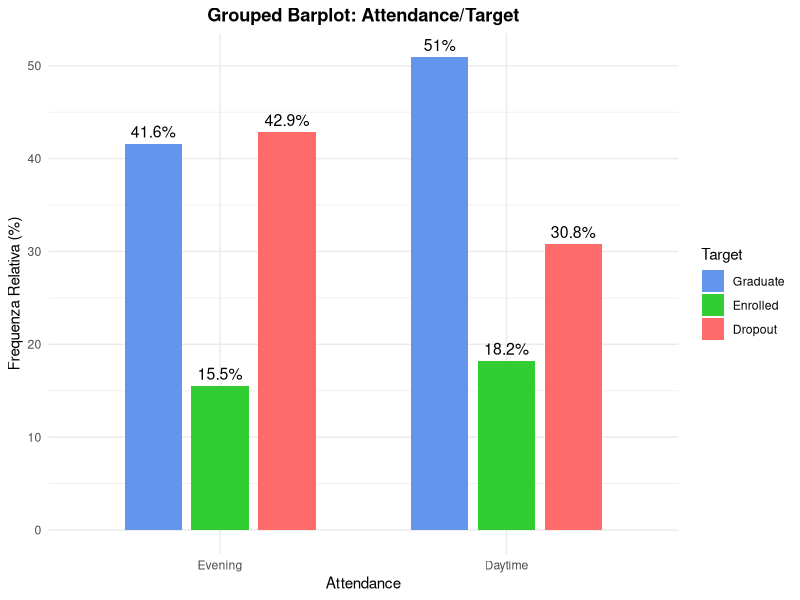
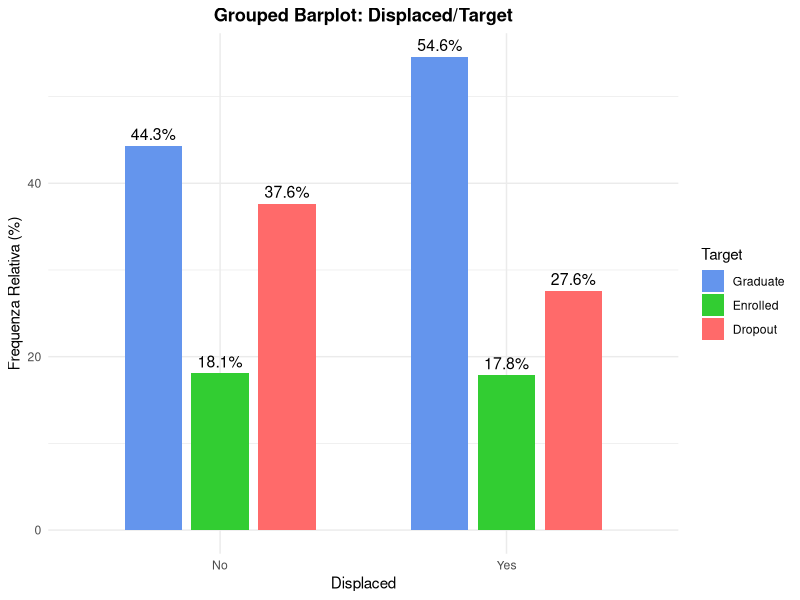
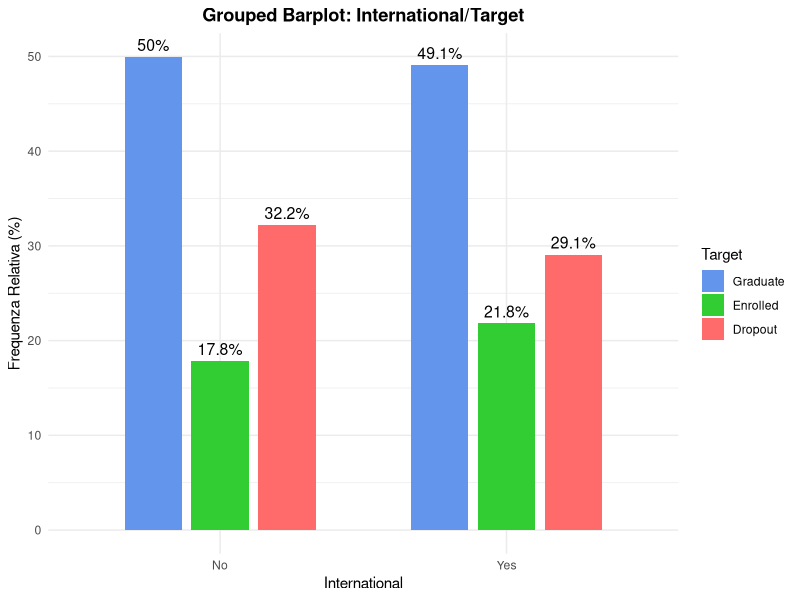
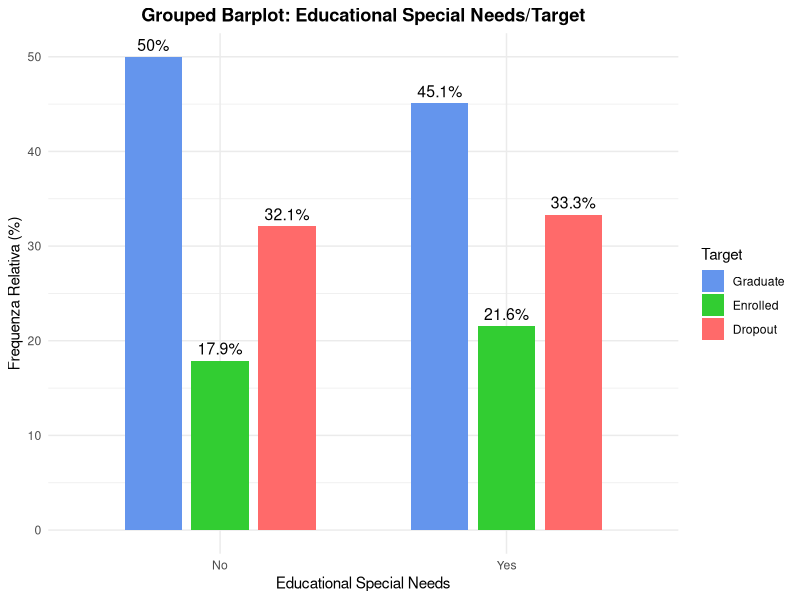
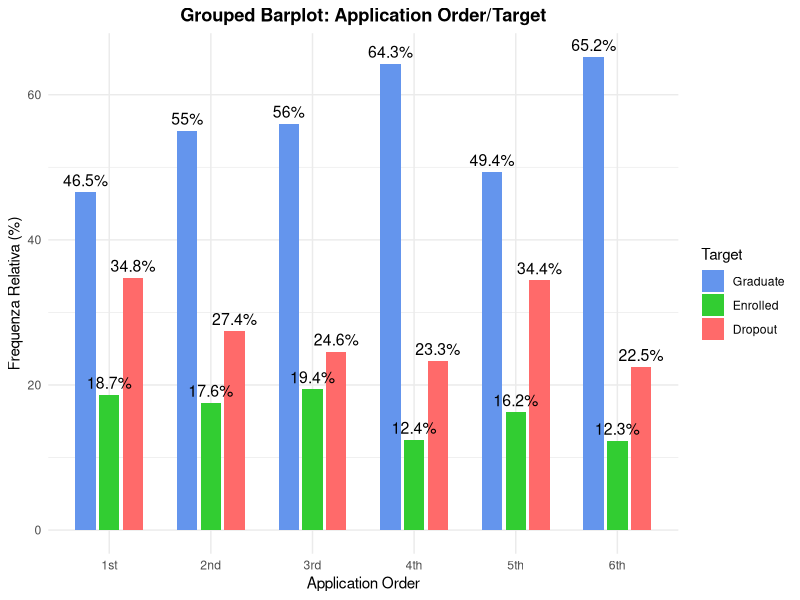
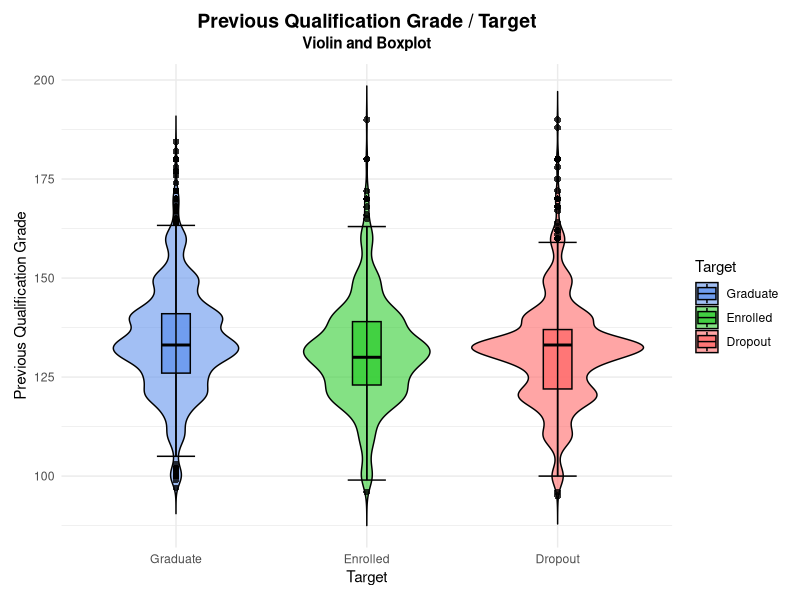
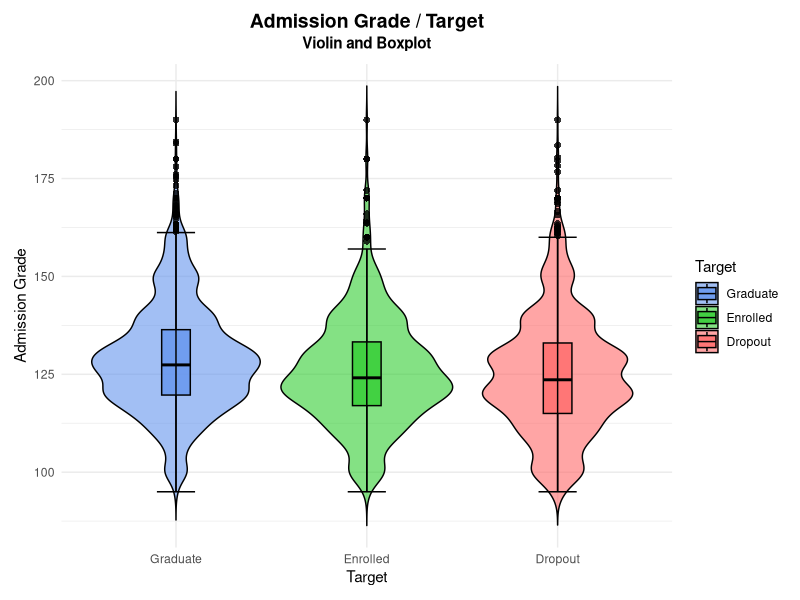
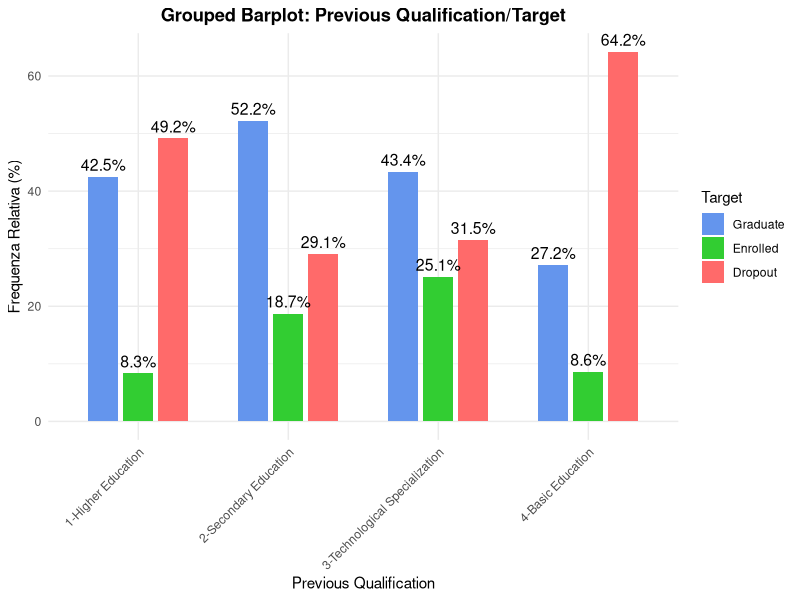

Source code (R) for these figures, in order:
## ---- chunk 1
####### ATTENDANCE ########
# Librerie
library(here)
library(ggplot2)
library(dplyr)

# Caricamento Dataset
data <- read.csv(here("dataset/dataMod.csv"), sep = ",", header = TRUE, check.names = TRUE)
colnames(data)[colnames(data) == "Daytime.evening_attendance."] <- "Attendance"
colnames(data)[colnames(data) == "Previous_qualification_.grade."] <- "Previous_qualification_grade"
head(data)

# Sostituzione dei valori numerici con le etichette corrispondenti
data$Attendance <- factor(data$Attendance, 
                      levels = c(0, 1), 
                      labels = c("Evening", "Daytime"))

data$Target <- factor(data$Target, 
                      levels = c("Graduate", "Enrolled", "Dropout"), 
                      labels = c("Graduate", "Enrolled", "Dropout"))

# Calcolo delle frequenze relative per ciascun gruppo
freq_attendance <- data %>%
  group_by(Attendance, Target) %>%
  summarise(Count = n(), .groups = "drop") %>%
  group_by(Attendance) %>%
  mutate(Perc = Count / sum(Count) * 100)

color_palette <- c("Graduate" = "#6495ED", "Enrolled" = "#32CD32", "Dropout" = "#FF6A6A")

# Creazione del grouped barplot
p <- ggplot(freq_attendance, aes(x = Attendance, y = Perc, fill = Target)) +
  geom_bar(stat = "identity", position = position_dodge(width = 0.7), width = 0.6) +
  scale_fill_manual(values = color_palette) +  
  labs(title = "Grouped Barplot: Attendance/Target", 
       x = "Attendance", 
       y = "Frequenza Relativa (%)", 
       fill = "Target") +
  theme_minimal() +
  geom_text(aes(label = paste0(round(Perc, 1), "%")), 
            position = position_dodge(width = 0.7), 
            vjust = -0.5, 
            size = 4) +
  theme(plot.title = element_text(hjust = 0.5, face = "bold"))

# Salvataggio del grafico in PDF
ggsave("Grafici/Grouped_Barplot_Attendance_Target.pdf", plot = p, width = 10, height = 6)
## ---- chunk 2
########### DISPLACED #############
# Librerie
library(ggplot2)
library(dplyr)

# Sostituzione dei valori numerici con le etichette corrispondenti
data$Displaced <- factor(data$Displaced, 
                      levels = c(0, 1), 
                      labels = c("No", "Yes"))

data$Target <- factor(data$Target, 
                      levels = c("Graduate", "Enrolled", "Dropout"), 
                      labels = c("Graduate", "Enrolled", "Dropout"))

# Calcolo delle frequenze relative per ciascun gruppo
freq_displaced <- data %>%
  group_by(Displaced, Target) %>%
  summarise(Count = n(), .groups = "drop") %>%
  group_by(Displaced) %>%
  mutate(Perc = Count / sum(Count) * 100)

color_palette <- c("Graduate" = "#6495ED", "Enrolled" = "#32CD32", "Dropout" = "#FF6A6A")

# Creazione del grouped barplot
p <- ggplot(freq_displaced, aes(x = Displaced, y = Perc, fill = Target)) +
  geom_bar(stat = "identity", position = position_dodge(width = 0.7), width = 0.6) +
  scale_fill_manual(values = color_palette) +  
  labs(title = "Grouped Barplot: Displaced/Target", 
       x = "Displaced", 
       y = "Frequenza Relativa (%)", 
       fill = "Target") +
  theme_minimal() +
  geom_text(aes(label = paste0(round(Perc, 1), "%")), 
            position = position_dodge(width = 0.7), 
            vjust = -0.5, 
            size = 4) +
  theme(plot.title = element_text(hjust = 0.5, face = "bold"))

# Salvataggio del grafico in PDF
ggsave("Grafici/Grouped_Barplot_Displaced_Target.pdf", plot = p, width = 10, height = 6)

## ---- chunk 3
############ INTERNATIONAL ################
# Librerie
library(ggplot2)
library(dplyr)

# Sostituzione dei valori numerici con le etichette corrispondenti
data$International <- factor(data$International, 
                      levels = c(0, 1), 
                      labels = c("No", "Yes"))

data$Target <- factor(data$Target, 
                      levels = c("Graduate", "Enrolled", "Dropout"), 
                      labels = c("Graduate", "Enrolled", "Dropout"))

# Calcolo delle frequenze relative per ciascun gruppo
freq_international <- data %>%
  group_by(International, Target) %>%
  summarise(Count = n(), .groups = "drop") %>%
  group_by(International) %>%
  mutate(Perc = Count / sum(Count) * 100)

color_palette <- c("Graduate" = "#6495ED", "Enrolled" = "#32CD32", "Dropout" = "#FF6A6A")

# Creazione del grouped barplot
p <- ggplot(freq_international, aes(x = International, y = Perc, fill = Target)) +
  geom_bar(stat = "identity", position = position_dodge(width = 0.7), width = 0.6) +
  scale_fill_manual(values = color_palette) +  
  labs(title = "Grouped Barplot: International/Target", 
       x = "International", 
       y = "Frequenza Relativa (%)", 
       fill = "Target") +
  theme_minimal() +
  geom_text(aes(label = paste0(round(Perc, 1), "%")), 
            position = position_dodge(width = 0.7), 
            vjust = -0.5, 
            size = 4) +
  theme(plot.title = element_text(hjust = 0.5, face = "bold"))

# Salvataggio del grafico in PDF
ggsave("Grafici/Grouped_Barplot_International_Target.pdf", plot = p, width = 10, height = 6)
## ---- chunk 4
############## EDUCATIONAL SPECIAL NEEDS ################
# Librerie
library(ggplot2)
library(dplyr)

# Sostituzione dei valori numerici con le etichette corrispondenti
data$Educational_special_needs <- factor(data$Educational_special_needs, 
                      levels = c(0, 1), 
                      labels = c("No", "Yes"))

data$Target <- factor(data$Target, 
                      levels = c("Graduate", "Enrolled", "Dropout"), 
                      labels = c("Graduate", "Enrolled", "Dropout"))

# Calcolo delle frequenze relative per ciascun gruppo
freq_educational <- data %>%
  group_by(Educational_special_needs, Target) %>%
  summarise(Count = n(), .groups = "drop") %>%
  group_by(Educational_special_needs) %>%
  mutate(Perc = Count / sum(Count) * 100)

color_palette <- c("Graduate" = "#6495ED", "Enrolled" = "#32CD32", "Dropout" = "#FF6A6A")

# Creazione del grouped barplot
p <- ggplot(freq_educational, aes(x = Educational_special_needs, y = Perc, fill = Target)) +
  geom_bar(stat = "identity", position = position_dodge(width = 0.7), width = 0.6) +
  scale_fill_manual(values = color_palette) +  
  labs(title = "Grouped Barplot: Educational Special Needs/Target", 
       x = "Educational Special Needs", 
       y = "Frequenza Relativa (%)", 
       fill = "Target") +
  theme_minimal() +
  geom_text(aes(label = paste0(round(Perc, 1), "%")), 
            position = position_dodge(width = 0.7), 
            vjust = -0.5, 
            size = 4) +
  theme(plot.title = element_text(hjust = 0.5, face = "bold"))

# Salvataggio del grafico in PDF
ggsave("Grafici/Grouped_Barplot_Educational_Special_Needs_Target.pdf", plot = p, width = 10, height = 6)
## ---- chunk 5
############### APPLICATION ORDER #################
# Librerie
library(ggplot2)
library(dplyr)

# Sostituzione dei valori 0 con 1 e 9 con 6
data$Application_order[data$Application_order == 0] <- 1
data$Application_order[data$Application_order == 9] <- 6

# Sostituzione dei valori numerici con le etichette corrispondenti
data$Application_order <- factor(data$Application_order, 
                      levels = c(1, 2, 3, 4, 5, 6), 
                      labels = c("1st", "2nd", "3rd", "4th", "5th", "6th"))

data$Target <- factor(data$Target, 
                      levels = c("Graduate", "Enrolled", "Dropout"), 
                      labels = c("Graduate", "Enrolled", "Dropout"))

# Calcolo delle frequenze relative per ciascun gruppo
freq_application_order <- data %>%
  group_by(Application_order, Target) %>%
  summarise(Count = n(), .groups = "drop") %>%
  group_by(Application_order) %>%
  mutate(Perc = Count / sum(Count) * 100)

color_palette <- c("Graduate" = "#6495ED", "Enrolled" = "#32CD32", "Dropout" = "#FF6A6A")

# Creazione del grouped barplot
p <- ggplot(freq_application_order, aes(x = Application_order, y = Perc, fill = Target)) +
  geom_bar(stat = "identity", position = position_dodge(width = 0.7), width = 0.6) +
  scale_fill_manual(values = color_palette) +  
  labs(title = "Grouped Barplot: Application Order/Target", 
       x = "Application Order", 
       y = "Frequenza Relativa (%)", 
       fill = "Target") +
  theme_minimal() +
  geom_text(aes(label = paste0(round(Perc, 1), "%")), 
            position = position_dodge(width = 0.7), 
            vjust = -0.5, 
            size = 4) +
  theme(plot.title = element_text(hjust = 0.5, face = "bold"))

# Salvataggio del grafico in PDF
ggsave("Grafici/Grouped_Barplot_Application_Order_Target.pdf", plot = p, width = 10, height = 6)

## ---- chunk 6
################ PREVIOUS QUALIFICATION GRADE ##################

# Caricamento Dataset
library(here)
data <- read.csv(here("dataset/dataMod.csv"), sep = ",", header = TRUE, check.names = FALSE)

# Librerie
library(ggplot2)
library(dplyr)
library(patchwork)

data$Target <- factor(data$Target, 
                      levels = c("Graduate", "Enrolled", "Dropout"), 
                      labels = c("Graduate", "Enrolled", "Dropout"))

# Creazione del violin plot
violin_box_plot <- ggplot(data, aes(x = Target, y = `Previous_qualification_(grade)`, fill = Target)) +
  geom_violin(trim = FALSE, alpha = 0.6, color = "black") +
  geom_boxplot(width = 0.15, color = "black", outlier.shape = 16, outlier.size = 2, alpha = 0.8) +
  stat_boxplot(geom = "errorbar", width = 0.2, color = "black") +
  scale_fill_manual(values = c("Graduate" = "#6495ED", "Enrolled" = "#32CD32", "Dropout" = "#FF6A6A")) +  
  labs(title = "Previous Qualification Grade / Target", 
       subtitle = "Violin and Boxplot", 
       x = "Target", 
       y = "Previous Qualification Grade", 
       fill = "Target") +
  theme_minimal() +
  theme(plot.title = element_text(hjust = 0.5, face = "bold", size = 14),
        plot.subtitle = element_text(hjust = 0.5, face = "bold", vjust = 2),
        plot.margin = margin(10, 10, 10, 10))

# Salvataggio del grafico in PDF
ggsave("Grafici/Violin_Boxplot_Previous_Qualification_Grade.pdf", plot = violin_box_plot, width = 16, height = 12)

## ---- chunk 7
############## ADMISSION GRADE #################

# Caricamento Dataset
library(here)
data <- read.csv(here("dataset/dataMod.csv"), sep = ",", header = TRUE, check.names = FALSE)

# Librerie
library(ggplot2)
library(dplyr)
library(patchwork)

data$Target <- factor(data$Target, 
                      levels = c("Graduate", "Enrolled", "Dropout"), 
                      labels = c("Graduate", "Enrolled", "Dropout"))

# Creazione del violin plot
violin_box_plot <- ggplot(data, aes(x = Target, y = `Admission_grade`, fill = Target)) +
  geom_violin(trim = FALSE, alpha = 0.6, color = "black") +
  geom_boxplot(width = 0.15, color = "black", outlier.shape = 16, outlier.size = 2, alpha = 0.8) +
  stat_boxplot(geom = "errorbar", width = 0.2, color = "black") +
  scale_fill_manual(values = c("Graduate" = "#6495ED", "Enrolled" = "#32CD32", "Dropout" = "#FF6A6A")) +  
  labs(title = "Admission Grade / Target", 
       subtitle = "Violin and Boxplot", 
       x = "Target", 
       y = "Admission Grade", 
       fill = "Target") +
  theme_minimal() +
  theme(plot.title = element_text(hjust = 0.5, face = "bold", size = 14),
        plot.subtitle = element_text(hjust = 0.5, face = "bold", vjust = 2),
        plot.margin = margin(10, 10, 10, 10))

# Salvataggio del grafico in PDF
ggsave("Grafici/Violin_Boxplot_Admission_Grade.pdf", plot = violin_box_plot, width = 16, height = 12)

## ---- chunk 8
############ PREVIOUS QUALIFICATION #################

# Librerie
library(ggplot2)
library(dplyr)
library(here)

# Caricamento Dataset
data <- read.csv(here("dataset/dataMod.csv"), sep = ",", header = TRUE, check.names = FALSE)

# Convertire la variabile Target in fattore ordinato
data$Target <- factor(data$Target, 
                      levels = c("Graduate", "Enrolled", "Dropout"), 
                      labels = c("Graduate", "Enrolled", "Dropout"))

# Creazione della variabile accorpata con la nuova suddivisione
data$Previous_qualification_grouped <- recode(data$Previous_qualification,
                                            # 1 - Higher Education
                                            "2" = "1-Higher Education",  # Higher Education - Bachelor's Degree
                                            "3" = "1-Higher Education",  # Higher Education - Degree
                                            "4" = "1-Higher Education",  # Higher Education - Master's
                                            "5" = "1-Higher Education",  # Higher Education - Doctorate
                                            "40" = "1-Higher Education", # Higher Education - Degree (1st cycle)
                                            "42" = "1-Higher Education", # Professional Higher Technical Course
                                            "43" = "1-Higher Education", # Higher Education - Master (2nd cycle)
                                            
                                            # 2 - Secondary Education
                                            "1" = "2-Secondary Education",  # Secondary Education - 12th Year of Schooling or Equivalent
                                            "6" = "2-Secondary Education",  # Frequency of Higher Education (non completato, quindi accorpato a Secondary)
                                            
                                            # 4 - Technological
                                            "39" = "3-Technological Specialization", # Technological Specialization Course
                                            
                                            
                                            # 3 - Basic Education
                                            "19" = "4-Basic Education", # Basic Education 3rd Cycle (9th/10th/11th Year) or Equivalent
                                            "38" = "4-Basic Education", # Basic Education 2nd Cycle (6th/7th/8th Year) or Equivalent
                                            "9" = "4-Basic Education",  # 12th Year of Schooling - Not Completed
                                            "10" = "4-Basic Education", # 11th Year of Schooling - Not Completed
                                            "12" = "4-Basic Education", # Other - 11th Year of Schooling
                                            "14" = "4-Basic Education", # 10th Year of Schooling
                                            "15" = "4-Basic Education") # 10th Year of Schooling - Not Completed
                                            
                                            

# Convertire in fattore con ordine predefinito
data$Previous_qualification_grouped <- factor(data$Previous_qualification_grouped, 
                                            levels = c("1-Higher Education", 
                                                       "2-Secondary Education",
                                                       "3-Technological Specialization",
                                                       "4-Basic Education"))


# Calcolo delle frequenze relative per ciascun gruppo 
freq_previous_qual <- data %>%
  group_by(Previous_qualification_grouped, Target) %>%
  summarise(Count = n(), .groups = "drop") %>%
  group_by(Previous_qualification_grouped) %>%
  mutate(Perc = Count / sum(Count) * 100)

color_palette <- c("Graduate" = "#6495ED", "Enrolled" = "#32CD32", "Dropout" = "#FF6A6A")

# Creazione del grouped barplot
p <- ggplot(freq_previous_qual, aes(x = Previous_qualification_grouped, y = Perc, fill = Target)) +
  geom_bar(stat = "identity", position = position_dodge(width = 0.7), width = 0.6) +
  scale_fill_manual(values = color_palette) +  
  labs(title = "Grouped Barplot: Previous Qualification/Target", 
       x = "Previous Qualification", 
       y = "Frequenza Relativa (%)", 
       fill = "Target") +
  theme_minimal() +
  geom_text(aes(label = paste0(round(Perc, 1), "%")), 
            position = position_dodge(width = 0.7), 
            vjust = -0.5, 
            size = 4) +
  theme(plot.title = element_text(hjust = 0.5, face = "bold"),
        axis.text.x = element_text(angle = 45, hjust = 1)) # Ruota le etichette per leggibilità

# Salvataggio del grafico in PDF
ggsave("Grafici/Grouped_Barplot_Previous_Qualification_Target.pdf", plot = p, width = 12, height = 6)

print(freq_previous_qual)

## ---- chunk 9
######### APPLICATION MODE ############

# Librerie
library(ggplot2)
library(dplyr)
library(here)

# Caricamento Dataset
data <- read.csv(here("dataset/dataMod.csv"), sep = ",", header = TRUE, check.names = FALSE)

# Convertire la variabile Target in fattore ordinato
data$Target <- factor(data$Target, 
                      levels = c("Graduate", "Enrolled", "Dropout"), 
                      labels = c("Graduate", "Enrolled", "Dropout"))

# Creazione della variabile accorpata con la nuova suddivisione
data$Application_mode_grouped <- recode(data$Application_mode,
                                            # 1 - General Contingent
                                            "1" = "1-General Contingent",  # 1st phase - general contingent
                                            "17" = "1-General Contingent", # 2nd phase - general contingent
                                            "18" = "1-General Contingent", # 3rd phase - general contingent
                                            
                                            # 2 - Transfers & Changes
                                            "42" = "2-Transfers & Changes", # Transfer
                                            "43" = "2-Transfers & Changes", # Change of course
                                            "51" = "2-Transfers & Changes", # Change of institution/course
                                            "57" = "2-Transfers & Changes", # Change of institution/course (International)
                                            
                                            # 3 - Older Students
                                            "39" = "3-Over 23 years old", # Over 23 years old
                                            
                                            # 4 - Special Diplomas
                                            "7" = "4-Special Diplomas", # Holders of other higher courses
                                            "44" = "4-Special Diplomas", # Technological specialization diploma holders
                                            "53" = "4-Special Diplomas", # Short cycle diploma holders
                                            
                                            # 5 - Special Contingent & Ordinances
                                            "2" = "5-Special Contingent & Ordinances", # Ordinance No. 612/93
                                            "5" = "5-Special Contingent & Ordinances", # 1st phase - special contingent (Azores Island)
                                            "10" = "5-Special Contingent & Ordinances", # Ordinance No. 854-B/99
                                            "15" = "5-Special Contingent & Ordinances", # International student (bachelor)
                                            "16" = "5-Special Contingent & Ordinances", # 1st phase - special contingent (Madeira Island)
                                            "26" = "5-Special Contingent & Ordinances", # Ordinance No. 533-A/99, item b2) (Different Plan)
                                            "27" = "5-Special Contingent & Ordinances") # Ordinance No. 533-A/99, item b3 (Other Institution)

# Convertire in fattore con ordine predefinito
data$Application_mode_grouped <- factor(data$Application_mode_grouped, 
                                        levels = c("1-General Contingent", 
                                                   "2-Transfers & Changes", 
                                                   "3-Over 23 years old",
                                                   "4-Special Diplomas",
                                                   "5-Special Contingent & Ordinances"))

# Calcolo delle frequenze relative per ciascun gruppo di Application_mode_grouped
freq_application_mode <- data %>%
  group_by(Application_mode_grouped, Target) %>%
  summarise(Count = n(), .groups = "drop") %>%
  group_by(Application_mode_grouped) %>%
  mutate(Perc = Count / sum(Count) * 100)

color_palette <- c("Graduate" = "#6495ED", "Enrolled" = "#32CD32", "Dropout" = "#FF6A6A")

# Creazione del grouped barplot
p <- ggplot(freq_application_mode, aes(x = Application_mode_grouped, y = Perc, fill = Target)) +
  geom_bar(stat = "identity", position = position_dodge(width = 0.7), width = 0.6) +
  scale_fill_manual(values = color_palette) +  
  labs(title = "Grouped Barplot: Application Mode/Target", 
       x = "Application Mode", 
       y = "Frequenza Relativa (%)", 
       fill = "Target") +
  theme_minimal() +
  geom_text(aes(label = paste0(round(Perc, 1), "%")), 
            position = position_dodge(width = 0.7), 
            vjust = -0.5, 
            size = 4) +
  theme(plot.title = element_text(hjust = 0.5, face = "bold"),
        axis.text.x = element_text(angle = 45, hjust = 1)) # Ruota le etichette per leggibilità

# Salvataggio del grafico in PDF
ggsave("Grafici/Grouped_Barplot_Application_Mode_Target.pdf", plot = p, width = 12, height = 6)

# Mostrare il conteggio delle categorie accorpate
print(freq_application_mode)

## ---- chunk 10
######### COURSE ################

# Librerie
library(ggplot2)
library(dplyr)
library(here)

# Caricamento Dataset
data <- read.csv(here("dataset/dataMod.csv"), sep = ",", header = TRUE, check.names = FALSE)

# Convertire la variabile Target in fattore ordinato
data$Target <- factor(data$Target, 
                      levels = c("Graduate", "Enrolled", "Dropout"), 
                      labels = c("Graduate", "Enrolled", "Dropout"))

# Creazione della variabile accorpata con label spezzate
data$Course_grouped <- recode(data$Course,
    "9500" = "1-Health\nSciences", 
    "9556" = "1-Health\nSciences",
    "9085" = "2-Veterinary\nSciences", 
    "9130" = "2-Veterinary\nSciences",
    "8014" = "3-Social\nSciences",
    "9238" = "3-Social\nSciences",
    "9773" = "3-Social\nSciences",
    "9853" = "3-Social\nSciences",
    "9147" = "4-Business\n& Management",
    "9670" = "4-Business\n& Management",
    "9991" = "4-Business\n& Management",
    "171" = "5-Communication\n& Design",
    "9070" = "5-Communication\n& Design",
    "9119" = "6-Engineering\n& Technology",
    "33" = "6-Engineering\n& Technology",
    "9003" = "7-Agriculture\n& Environment",
    "9254" = "8-Tourism\n& Services")

# Convertire in fattore con ordine predefinito
data$Course_grouped <- factor(data$Course_grouped, 
                                        levels = c("1-Health\nSciences", 
                                                   "2-Veterinary\nSciences",
                                                   "3-Social\nSciences", 
                                                   "4-Business\n& Management",
                                                   "5-Communication\n& Design",
                                                   "6-Engineering\n& Technology",
                                                   "7-Agriculture\n& Environment",
                                                   "8-Tourism\n& Services"))

# Calcolo delle frequenze relative per ciascun gruppo
freq_course <- data %>%
  group_by(Course_grouped, Target) %>%
  summarise(Count = n(), .groups = "drop") %>%
  group_by(Course_grouped) %>%
  mutate(Perc = Count / sum(Count) * 100)

color_palette <- c("Graduate" = "#6495ED", "Enrolled" = "#32CD32", "Dropout" = "#FF6A6A")

# Creazione del grouped barplot
p <- ggplot(freq_course, aes(x = Course_grouped, y = Perc, fill = Target)) +
  geom_bar(stat = "identity", position = position_dodge(width = 0.7), width = 0.6) +
  scale_fill_manual(values = color_palette) +  
  labs(title = "Grouped Barplot: Course/Target", 
       x = "Course", 
       y = "Frequenza Relativa (%)", 
       fill = "Target") +
  theme_minimal() +
  geom_text(aes(label = paste0(round(Perc, 1), "%")), 
            position = position_dodge(width = 0.7), 
            vjust = -0.5, 
            size = 4) +
  theme(plot.title = element_text(hjust = 0.5, face = "bold"),
        axis.text.x = element_text(size = 10))

# Salvataggio del grafico in PDF
ggsave("Grafici/Grouped_Barplot_Course_Target.pdf", plot = p, width = 14, height = 7)

print(freq_course)
